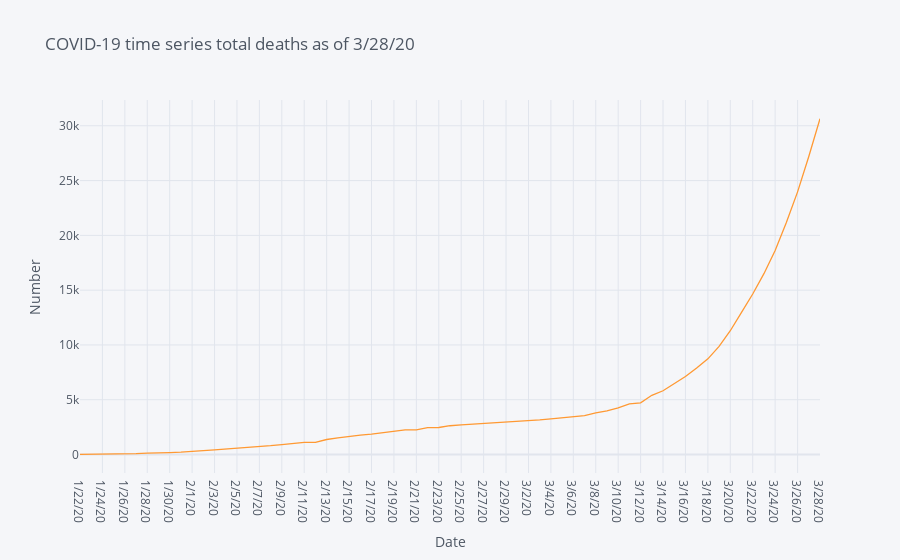

Notebook code for this chart:
### Code cell
# Total deaths by date

covid19_deaths.loc["Total"] = covid19_deaths.sum()
df_deaths_total=covid19_deaths.iloc[-1,4:]
fig = df_deaths_total.iplot(asFigure=True, xTitle="Date", yTitle="Number", title=f'COVID-19 time series total deaths as of {deaths_latest}')
fig

### Figure 1 — Plotly figure (JSON) as saved in the notebook; plotly's stock layout.template omitted (floating-point values rounded to 4 significant figures)
{"data": [{"line": {"color": "rgba(255, 153, 51, 1.0)", "dash": "solid", "shape": "linear", "width": 1.3}, "mode": "lines", "name": "Total", "text": "", "type": "scatter", "x": ["1/22/20", "1/23/20", "1/24/20", "1/25/20", "1/26/20", "1/27/20", "1/28/20", "1/29/20", "1/30/20", "1/31/20", "2/1/20", "2/2/20", "2/3/20", "2/4/20", "2/5/20", "2/6/20", "2/7/20", "2/8/20", "2/9/20", "2/10/20", "2/11/20", "2/12/20", "2/13/20", "2/14/20", "2/15/20", "2/16/20", "2/17/20", "2/18/20", "2/19/20", "2/20/20", "2/21/20", "2/22/20", "2/23/20", "2/24/20", "2/25/20", "2/26/20", "2/27/20", "2/28/20", "2/29/20", "3/1/20", "3/2/20", "3/3/20", "3/4/20", "3/5/20", "3/6/20", "3/7/20", "3/8/20", "3/9/20", "3/10/20", "3/11/20", "3/12/20", "3/13/20", "3/14/20", "3/15/20", "3/16/20", "3/17/20", "3/18/20", "3/19/20", "3/20/20", "3/21/20", "3/22/20", "3/23/20", "3/24/20", "3/25/20", "3/26/20", "3/27/20", "3/28/20"], "y": [17, 18, 26, 42, 56, 82, 131, 133, 171, 213, 259, 362, 426, 492, 564, 634, 719, 806, 906, 1013, 1113, 1118, 1371, 1523, 1666, 1770, 1868, 2007, 2122, 2247, 2251, 2458, 2469, 2629, 2708, 2770, 2814, 2872, 2941, 2996, 3085, 3160, 3254, 3348, 3460, 3558, 3802, 3988, 4262, 4615, 4720, 5404, 5819, 6440, 7126, 7905, 8733, 9867, 11299, 12973, 14651, 16505, 18625, 21181, 23970, 27198, 30652]}], "layout": {"legend": {"bgcolor": "#F5F6F9", "font": {"color": "#4D5663"}}, "paper_bgcolor": "#F5F6F9", "plot_bgcolor": "#F5F6F9", "title": {"font": {"color": "#4D5663"}, "text": "COVID-19 time series total deaths as of 3/28/20"}, "xaxis": {"gridcolor": "#E1E5ED", "showgrid": true, "tickfont": {"color": "#4D5663"}, "title": {"font": {"color": "#4D5663"}, "text": "Date"}, "zerolinecolor": "#E1E5ED"}, "yaxis": {"gridcolor": "#E1E5ED", "showgrid": true, "tickfont": {"color": "#4D5663"}, "title": {"font": {"color": "#4D5663"}, "text": "Number"}, "zerolinecolor": "#E1E5ED"}}}
